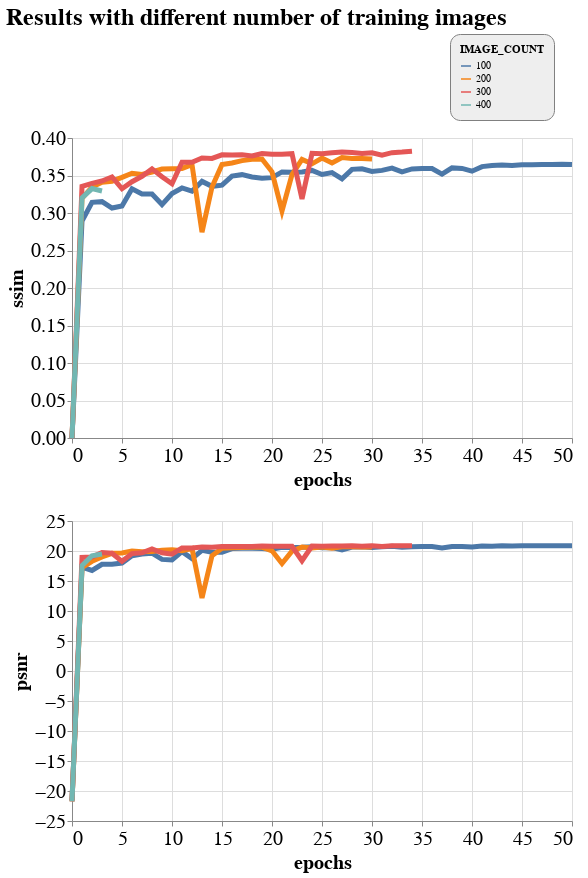

Source (notebook cell):
### Code cell
concat_image_count_charts()

### Figure 1 — Vega-Lite specification as saved in the notebook (floating-point values rounded to 4 significant figures)
{"config": {"view": {"continuousWidth": 400, "continuousHeight": 300}, "axis": {"labelFontSize": 20, "titleFontSize": 20}, "legend": {"cornerRadius": 10, "fillColor": "#EEEEEE", "orient": "bottom-right", "padding": 10, "strokeColor": "gray"}, "title": {"fontSize": 24}}, "vconcat": [{"layer": [{"data": {"name": "data-43a14037a53f34e621b34cdbe56a0d30"}, "mark": {"type": "line", "strokeWidth": 5.0}, "encoding": {"color": {"type": "nominal", "field": "IMAGE_COUNT"}, "x": {"type": "quantitative", "field": "epochs"}, "y": {"type": "quantitative", "field": "ssim"}}, "height": 300, "width": 500}, {"data": {"name": "data-8804ebec89c10dca0968bbe4fd7c1c55"}, "mark": {"type": "line", "strokeWidth": 5.0}, "encoding": {"color": {"type": "nominal", "field": "IMAGE_COUNT"}, "x": {"type": "quantitative", "field": "epochs"}, "y": {"type": "quantitative", "field": "ssim"}}, "height": 300, "width": 500}, {"data": {"name": "data-61128e921f1a67b0eec913078b28588d"}, "mark": {"type": "line", "strokeWidth": 5.0}, "encoding": {"color": {"type": "nominal", "field": "IMAGE_COUNT"}, "x": {"type": "quantitative", "field": "epochs"}, "y": {"type": "quantitative", "field": "ssim"}}, "height": 300, "width": 500}, {"data": {"name": "data-ce656d282095153dbd0ddd23f696abe4"}, "mark": {"type": "line", "strokeWidth": 5.0}, "encoding": {"color": {"type": "nominal", "field": "IMAGE_COUNT"}, "x": {"type": "quantitative", "field": "epochs"}, "y": {"type": "quantitative", "field": "ssim"}}, "height": 300, "width": 500}]}, {"layer": [{"data": {"name": "data-43a14037a53f34e621b34cdbe56a0d30"}, "mark": {"type": "line", "strokeWidth": 5.0}, "encoding": {"color": {"type": "nominal", "field": "IMAGE_COUNT"}, "x": {"type": "quantitative", "field": "epochs"}, "y": {"type": "quantitative", "field": "psnr"}}, "height": 300, "width": 500}, {"data": {"name": "data-8804ebec89c10dca0968bbe4fd7c1c55"}, "mark": {"type": "line", "strokeWidth": 5.0}, "encoding": {"color": {"type": "nominal", "field": "IMAGE_COUNT"}, "x": {"type": "quantitative", "field": "epochs"}, "y": {"type": "quantitative", "field": "psnr"}}, "height": 300, "width": 500}, {"data": {"name": "data-61128e921f1a67b0eec913078b28588d"}, "mark": {"type": "line", "strokeWidth": 5.0}, "encoding": {"color": {"type": "nominal", "field": "IMAGE_COUNT"}, "x": {"type": "quantitative", "field": "epochs"}, "y": {"type": "quantitative", "field": "psnr"}}, "height": 300, "width": 500}, {"data": {"name": "data-ce656d282095153dbd0ddd23f696abe4"}, "mark": {"type": "line", "strokeWidth": 5.0}, "encoding": {"color": {"type": "nominal", "field": "IMAGE_COUNT"}, "x": {"type": "quantitative", "field": "epochs"}, "y": {"type": "quantitative", "field": "psnr"}}, "height": 300, "width": 500}]}], "title": "Results with different number of training images", "$schema": "https://vega.github.io/schema/vega-lite/v4.8.1.json", "datasets": {"data-43a14037a53f34e621b34cdbe56a0d30": [{"epochs": 0, "val_loss": 7211.0, "nmse": 2290.0, "ssim": 5.811e-06, "psnr": -21.5, "IMAGE_COUNT": "100"}, {"epochs": 1, "val_loss": 1.57, "nmse": 0.5373, "ssim": 0.2893, "psnr": 17.31, "IMAGE_COUNT": "100"}, {"epochs": 2, "val_loss": 1.794, "nmse": 0.6078, "ssim": 0.3142, "psnr": 16.76, "IMAGE_COUNT": "100"}, {"epochs": 3, "val_loss": 1.41, "nmse": 0.4809, "ssim": 0.3151, "psnr": 17.79, "IMAGE_COUNT": "100"}, {"epochs": 4, "val_loss": 1.407, "nmse": 0.4807, "ssim": 0.3066, "psnr": 17.79, "IMAGE_COUNT": "100"}, {"epochs": 5, "val_loss": 1.352, "nmse": 0.4581, "ssim": 0.3094, "psnr": 18.0, "IMAGE_COUNT": "100"}, {"epochs": 6, "val_loss": 1.023, "nmse": 0.3468, "ssim": 0.3323, "psnr": 19.2, "IMAGE_COUNT": "100"}, {"epochs": 7, "val_loss": 0.9491, "nmse": 0.3247, "ssim": 0.3255, "psnr": 19.5, "IMAGE_COUNT": "100"}, {"epochs": 8, "val_loss": 0.9159, "nmse": 0.3142, "ssim": 0.3253, "psnr": 19.63, "IMAGE_COUNT": "100"}, {"epochs": 9, "val_loss": 1.164, "nmse": 0.3977, "ssim": 0.3112, "psnr": 18.6, "IMAGE_COUNT": "100"}, {"epochs": 10, "val_loss": 1.185, "nmse": 0.4057, "ssim": 0.3261, "psnr": 18.51, "IMAGE_COUNT": "100"}, {"epochs": 11, "val_loss": 0.8654, "nmse": 0.2952, "ssim": 0.3334, "psnr": 19.89, "IMAGE_COUNT": "100"}, {"epochs": 12, "val_loss": 1.136, "nmse": 0.3856, "ssim": 0.329, "psnr": 18.73, "IMAGE_COUNT": "100"}, {"epochs": 13, "val_loss": 0.8242, "nmse": 0.2804, "ssim": 0.3421, "psnr": 20.11, "IMAGE_COUNT": "100"}, {"epochs": 14, "val_loss": 0.8822, "nmse": 0.3003, "ssim": 0.3356, "psnr": 19.81, "IMAGE_COUNT": "100"}, {"epochs": 15, "val_loss": 0.8847, "nmse": 0.2999, "ssim": 0.3372, "psnr": 19.81, "IMAGE_COUNT": "100"}, {"epochs": 16, "val_loss": 0.7708, "nmse": 0.2617, "ssim": 0.3493, "psnr": 20.4, "IMAGE_COUNT": "100"}, {"epochs": 17, "val_loss": 0.7654, "nmse": 0.2592, "ssim": 0.3511, "psnr": 20.44, "IMAGE_COUNT": "100"}, {"epochs": 18, "val_loss": 0.7614, "nmse": 0.2586, "ssim": 0.348, "psnr": 20.45, "IMAGE_COUNT": "100"}, {"epochs": 19, "val_loss": 0.7672, "nmse": 0.26, "ssim": 0.3463, "psnr": 20.43, "IMAGE_COUNT": "100"}, {"epochs": 20, "val_loss": 0.7879, "nmse": 0.2677, "ssim": 0.3472, "psnr": 20.31, "IMAGE_COUNT": "100"}, {"epochs": 21, "val_loss": 0.7311, "nmse": 0.2488, "ssim": 0.3548, "psnr": 20.62, "IMAGE_COUNT": "100"}, {"epochs": 22, "val_loss": 0.7377, "nmse": 0.2506, "ssim": 0.3544, "psnr": 20.59, "IMAGE_COUNT": "100"}, {"epochs": 23, "val_loss": 0.7321, "nmse": 0.2489, "ssim": 0.3548, "psnr": 20.62, "IMAGE_COUNT": "100"}, {"epochs": 24, "val_loss": 0.7251, "nmse": 0.2446, "ssim": 0.3567, "psnr": 20.69, "IMAGE_COUNT": "100"}, {"epochs": 25, "val_loss": 0.7435, "nmse": 0.2531, "ssim": 0.3514, "psnr": 20.54, "IMAGE_COUNT": "100"}, {"epochs": 26, "val_loss": 0.7432, "nmse": 0.2523, "ssim": 0.354, "psnr": 20.56, "IMAGE_COUNT": "100"}, {"epochs": 27, "val_loss": 0.8062, "nmse": 0.2748, "ssim": 0.3456, "psnr": 20.19, "IMAGE_COUNT": "100"}, {"epochs": 28, "val_loss": 0.7237, "nmse": 0.2457, "ssim": 0.3582, "psnr": 20.67, "IMAGE_COUNT": "100"}, {"epochs": 29, "val_loss": 0.7172, "nmse": 0.2431, "ssim": 0.359, "psnr": 20.72, "IMAGE_COUNT": "100"}, {"epochs": 30, "val_loss": 0.7482, "nmse": 0.2509, "ssim": 0.3555, "psnr": 20.58, "IMAGE_COUNT": "100"}, {"epochs": 31, "val_loss": 0.7239, "nmse": 0.2447, "ssim": 0.3568, "psnr": 20.69, "IMAGE_COUNT": "100"}, {"epochs": 32, "val_loss": 0.7117, "nmse": 0.2396, "ssim": 0.3599, "psnr": 20.78, "IMAGE_COUNT": "100"}, {"epochs": 33, "val_loss": 0.733, "nmse": 0.248, "ssim": 0.3549, "psnr": 20.64, "IMAGE_COUNT": "100"}, {"epochs": 34, "val_loss": 0.7164, "nmse": 0.2429, "ssim": 0.3588, "psnr": 20.72, "IMAGE_COUNT": "100"}, {"epochs": 35, "val_loss": 0.7125, "nmse": 0.2413, "ssim": 0.3594, "psnr": 20.76, "IMAGE_COUNT": "100"}, {"epochs": 36, "val_loss": 0.7136, "nmse": 0.2422, "ssim": 0.3594, "psnr": 20.74, "IMAGE_COUNT": "100"}, {"epochs": 37, "val_loss": 0.7547, "nmse": 0.255, "ssim": 0.3518, "psnr": 20.52, "IMAGE_COUNT": "100"}, {"epochs": 38, "val_loss": 0.7121, "nmse": 0.2408, "ssim": 0.3601, "psnr": 20.76, "IMAGE_COUNT": "100"}, {"epochs": 39, "val_loss": 0.717, "nmse": 0.2414, "ssim": 0.3595, "psnr": 20.75, "IMAGE_COUNT": "100"}, {"epochs": 40, "val_loss": 0.7284, "nmse": 0.2465, "ssim": 0.3558, "psnr": 20.66, "IMAGE_COUNT": "100"}, {"epochs": 41, "val_loss": 0.7012, "nmse": 0.2368, "ssim": 0.3618, "psnr": 20.83, "IMAGE_COUNT": "100"}, {"epochs": 42, "val_loss": 0.6988, "nmse": 0.2376, "ssim": 0.3633, "psnr": 20.81, "IMAGE_COUNT": "100"}, {"epochs": 43, "val_loss": 0.6972, "nmse": 0.2354, "ssim": 0.364, "psnr": 20.86, "IMAGE_COUNT": "100"}, {"epochs": 44, "val_loss": 0.6962, "nmse": 0.2359, "ssim": 0.3634, "psnr": 20.84, "IMAGE_COUNT": "100"}, {"epochs": 45, "val_loss": 0.6955, "nmse": 0.2352, "ssim": 0.3643, "psnr": 20.86, "IMAGE_COUNT": "100"}, {"epochs": 46, "val_loss": 0.6952, "nmse": 0.2347, "ssim": 0.3644, "psnr": 20.87, "IMAGE_COUNT": "100"}, {"epochs": 47, "val_loss": 0.6943, "nmse": 0.2342, "ssim": 0.3645, "psnr": 20.88, "IMAGE_COUNT": "100"}, {"epochs": 48, "val_loss": 0.6944, "nmse": 0.2349, "ssim": 0.3648, "psnr": 20.87, "IMAGE_COUNT": "100"}, {"epochs": 49, "val_loss": 0.6932, "nmse": 0.235, "ssim": 0.365, "psnr": 20.86, "IMAGE_COUNT": "100"}, {"epochs": 50, "val_loss": 0.6941, "nmse": 0.2345, "ssim": 0.3645, "psnr": 20.88, "IMAGE_COUNT": "100"}], "data-8804ebec89c10dca0968bbe4fd7c1c55": [{"epochs": 0, "val_loss": 7194.0, "nmse": 2700.0, "ssim": 5.434e-06, "psnr": -21.73, "IMAGE_COUNT": "200"}, {"epochs": 1, "val_loss": 1.588, "nmse": 0.5489, "ssim": 0.3194, "psnr": 17.24, "IMAGE_COUNT": "200"}, {"epochs": 2, "val_loss": 1.25, "nmse": 0.4323, "ssim": 0.3346, "psnr": 18.28, "IMAGE_COUNT": "200"}, {"epochs": 3, "val_loss": 1.057, "nmse": 0.3635, "ssim": 0.341, "psnr": 19.02, "IMAGE_COUNT": "200"}, {"epochs": 4, "val_loss": 0.9166, "nmse": 0.3171, "ssim": 0.3424, "psnr": 19.61, "IMAGE_COUNT": "200"}, {"epochs": 5, "val_loss": 0.9006, "nmse": 0.3117, "ssim": 0.3475, "psnr": 19.68, "IMAGE_COUNT": "200"}, {"epochs": 6, "val_loss": 0.8427, "nmse": 0.291, "ssim": 0.353, "psnr": 19.98, "IMAGE_COUNT": "200"}, {"epochs": 7, "val_loss": 0.8598, "nmse": 0.2971, "ssim": 0.3515, "psnr": 19.89, "IMAGE_COUNT": "200"}, {"epochs": 8, "val_loss": 0.8506, "nmse": 0.2939, "ssim": 0.3547, "psnr": 19.94, "IMAGE_COUNT": "200"}, {"epochs": 9, "val_loss": 0.8155, "nmse": 0.2821, "ssim": 0.3585, "psnr": 20.11, "IMAGE_COUNT": "200"}, {"epochs": 10, "val_loss": 0.8019, "nmse": 0.2767, "ssim": 0.3589, "psnr": 20.19, "IMAGE_COUNT": "200"}, {"epochs": 11, "val_loss": 0.8258, "nmse": 0.2853, "ssim": 0.3595, "psnr": 20.05, "IMAGE_COUNT": "200"}, {"epochs": 12, "val_loss": 0.7635, "nmse": 0.2636, "ssim": 0.3645, "psnr": 20.4, "IMAGE_COUNT": "200"}, {"epochs": 13, "val_loss": 5.143, "nmse": 1.762, "ssim": 0.2745, "psnr": 12.17, "IMAGE_COUNT": "200"}, {"epochs": 14, "val_loss": 1.0, "nmse": 0.3472, "ssim": 0.3346, "psnr": 19.21, "IMAGE_COUNT": "200"}, {"epochs": 15, "val_loss": 0.7545, "nmse": 0.2613, "ssim": 0.3646, "psnr": 20.44, "IMAGE_COUNT": "200"}, {"epochs": 16, "val_loss": 0.743, "nmse": 0.2562, "ssim": 0.3667, "psnr": 20.53, "IMAGE_COUNT": "200"}, {"epochs": 17, "val_loss": 0.7336, "nmse": 0.2528, "ssim": 0.3699, "psnr": 20.58, "IMAGE_COUNT": "200"}, {"epochs": 18, "val_loss": 0.7246, "nmse": 0.2498, "ssim": 0.3717, "psnr": 20.63, "IMAGE_COUNT": "200"}, {"epochs": 19, "val_loss": 0.7201, "nmse": 0.2489, "ssim": 0.372, "psnr": 20.64, "IMAGE_COUNT": "200"}, {"epochs": 20, "val_loss": 0.8293, "nmse": 0.2869, "ssim": 0.3549, "psnr": 20.03, "IMAGE_COUNT": "200"}, {"epochs": 21, "val_loss": 1.353, "nmse": 0.4714, "ssim": 0.3028, "psnr": 17.9, "IMAGE_COUNT": "200"}, {"epochs": 22, "val_loss": 0.8435, "nmse": 0.2913, "ssim": 0.3512, "psnr": 19.98, "IMAGE_COUNT": "200"}, {"epochs": 23, "val_loss": 0.7229, "nmse": 0.2492, "ssim": 0.3714, "psnr": 20.65, "IMAGE_COUNT": "200"}, {"epochs": 24, "val_loss": 0.7454, "nmse": 0.2568, "ssim": 0.3656, "psnr": 20.51, "IMAGE_COUNT": "200"}, {"epochs": 25, "val_loss": 0.7166, "nmse": 0.2471, "ssim": 0.3732, "psnr": 20.68, "IMAGE_COUNT": "200"}, {"epochs": 26, "val_loss": 0.7513, "nmse": 0.2591, "ssim": 0.3667, "psnr": 20.47, "IMAGE_COUNT": "200"}, {"epochs": 27, "val_loss": 0.7104, "nmse": 0.245, "ssim": 0.3741, "psnr": 20.71, "IMAGE_COUNT": "200"}, {"epochs": 28, "val_loss": 0.7139, "nmse": 0.2458, "ssim": 0.3727, "psnr": 20.7, "IMAGE_COUNT": "200"}, {"epochs": 29, "val_loss": 0.7151, "nmse": 0.2466, "ssim": 0.3728, "psnr": 20.69, "IMAGE_COUNT": "200"}, {"epochs": 30, "val_loss": 0.7187, "nmse": 0.2475, "ssim": 0.3721, "psnr": 20.67, "IMAGE_COUNT": "200"}], "data-61128e921f1a67b0eec913078b28588d": [{"epochs": 0, "val_loss": 7194.0, "nmse": 2700.0, "ssim": 5.434e-06, "psnr": -21.73, "IMAGE_COUNT": "300"}, {"epochs": 1, "val_loss": 1.078, "nmse": 0.3718, "ssim": 0.3354, "psnr": 18.93, "IMAGE_COUNT": "300"}, {"epochs": 2, "val_loss": 1.059, "nmse": 0.3648, "ssim": 0.3395, "psnr": 19.0, "IMAGE_COUNT": "300"}, {"epochs": 3, "val_loss": 0.8954, "nmse": 0.3087, "ssim": 0.3427, "psnr": 19.73, "IMAGE_COUNT": "300"}, {"epochs": 4, "val_loss": 0.9151, "nmse": 0.3157, "ssim": 0.3481, "psnr": 19.63, "IMAGE_COUNT": "300"}, {"epochs": 5, "val_loss": 1.254, "nmse": 0.4314, "ssim": 0.3323, "psnr": 18.28, "IMAGE_COUNT": "300"}, {"epochs": 6, "val_loss": 0.9292, "nmse": 0.3207, "ssim": 0.3417, "psnr": 19.56, "IMAGE_COUNT": "300"}, {"epochs": 7, "val_loss": 0.8985, "nmse": 0.3095, "ssim": 0.3489, "psnr": 19.71, "IMAGE_COUNT": "300"}, {"epochs": 8, "val_loss": 0.7757, "nmse": 0.2676, "ssim": 0.3588, "psnr": 20.35, "IMAGE_COUNT": "300"}, {"epochs": 9, "val_loss": 0.8957, "nmse": 0.3094, "ssim": 0.3483, "psnr": 19.71, "IMAGE_COUNT": "300"}, {"epochs": 10, "val_loss": 0.9451, "nmse": 0.3279, "ssim": 0.3389, "psnr": 19.47, "IMAGE_COUNT": "300"}, {"epochs": 11, "val_loss": 0.7491, "nmse": 0.2578, "ssim": 0.3677, "psnr": 20.5, "IMAGE_COUNT": "300"}, {"epochs": 12, "val_loss": 0.7403, "nmse": 0.2563, "ssim": 0.3676, "psnr": 20.52, "IMAGE_COUNT": "300"}, {"epochs": 13, "val_loss": 0.7201, "nmse": 0.2482, "ssim": 0.3733, "psnr": 20.66, "IMAGE_COUNT": "300"}, {"epochs": 14, "val_loss": 0.7238, "nmse": 0.2493, "ssim": 0.3728, "psnr": 20.64, "IMAGE_COUNT": "300"}, {"epochs": 15, "val_loss": 0.7051, "nmse": 0.2427, "ssim": 0.3775, "psnr": 20.76, "IMAGE_COUNT": "300"}, {"epochs": 16, "val_loss": 0.7029, "nmse": 0.2418, "ssim": 0.3774, "psnr": 20.77, "IMAGE_COUNT": "300"}, {"epochs": 17, "val_loss": 0.7033, "nmse": 0.2421, "ssim": 0.3776, "psnr": 20.76, "IMAGE_COUNT": "300"}, {"epochs": 18, "val_loss": 0.7057, "nmse": 0.2434, "ssim": 0.376, "psnr": 20.74, "IMAGE_COUNT": "300"}, {"epochs": 19, "val_loss": 0.6945, "nmse": 0.239, "ssim": 0.3794, "psnr": 20.82, "IMAGE_COUNT": "300"}, {"epochs": 20, "val_loss": 0.6963, "nmse": 0.2398, "ssim": 0.3782, "psnr": 20.81, "IMAGE_COUNT": "300"}, {"epochs": 21, "val_loss": 0.695, "nmse": 0.2397, "ssim": 0.3782, "psnr": 20.8, "IMAGE_COUNT": "300"}, {"epochs": 22, "val_loss": 0.6989, "nmse": 0.2406, "ssim": 0.3791, "psnr": 20.79, "IMAGE_COUNT": "300"}, {"epochs": 23, "val_loss": 1.221, "nmse": 0.421, "ssim": 0.3187, "psnr": 18.37, "IMAGE_COUNT": "300"}, {"epochs": 24, "val_loss": 0.6955, "nmse": 0.2391, "ssim": 0.3795, "psnr": 20.82, "IMAGE_COUNT": "300"}, {"epochs": 25, "val_loss": 0.6969, "nmse": 0.2397, "ssim": 0.3791, "psnr": 20.81, "IMAGE_COUNT": "300"}, {"epochs": 26, "val_loss": 0.6876, "nmse": 0.2371, "ssim": 0.3802, "psnr": 20.85, "IMAGE_COUNT": "300"}, {"epochs": 27, "val_loss": 0.6864, "nmse": 0.2371, "ssim": 0.3813, "psnr": 20.85, "IMAGE_COUNT": "300"}, {"epochs": 28, "val_loss": 0.6881, "nmse": 0.2369, "ssim": 0.3808, "psnr": 20.85, "IMAGE_COUNT": "300"}, {"epochs": 29, "val_loss": 0.699, "nmse": 0.2404, "ssim": 0.3794, "psnr": 20.79, "IMAGE_COUNT": "300"}, {"epochs": 30, "val_loss": 0.6873, "nmse": 0.237, "ssim": 0.3803, "psnr": 20.86, "IMAGE_COUNT": "300"}, {"epochs": 31, "val_loss": 0.7029, "nmse": 0.2421, "ssim": 0.3772, "psnr": 20.77, "IMAGE_COUNT": "300"}, {"epochs": 32, "val_loss": 0.6895, "nmse": 0.237, "ssim": 0.3804, "psnr": 20.86, "IMAGE_COUNT": "300"}, {"epochs": 33, "val_loss": 0.6895, "nmse": 0.2365, "ssim": 0.3813, "psnr": 20.86, "IMAGE_COUNT": "300"}, {"epochs": 34, "val_loss": 0.6853, "nmse": 0.2361, "ssim": 0.3824, "psnr": 20.87, "IMAGE_COUNT": "300"}], "data-ce656d282095153dbd0ddd23f696abe4": [{"epochs": 0, "val_loss": 7194.0, "nmse": 2700.0, "ssim": 5.435e-06, "psnr": -21.73, "IMAGE_COUNT": "400"}, {"epochs": 1, "val_loss": 1.469, "nmse": 0.5074, "ssim": 0.3201, "psnr": 17.59, "IMAGE_COUNT": "400"}, {"epochs": 2, "val_loss": 1.009, "nmse": 0.3494, "ssim": 0.3325, "psnr": 19.2, "IMAGE_COUNT": "400"}, {"epochs": 3, "val_loss": 0.9381, "nmse": 0.3253, "ssim": 0.3294, "psnr": 19.49, "IMAGE_COUNT": "400"}]}}
